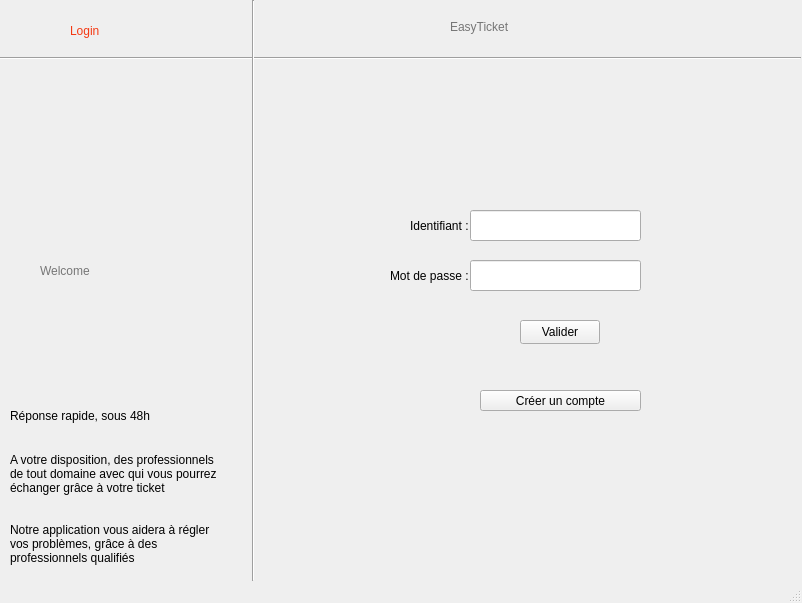
<?xml version="1.0" encoding="UTF-8"?>
<ui version="4.0">
 <class>MainWindow</class>
 <widget class="QMainWindow" name="MainWindow">
  <property name="geometry">
   <rect>
    <x>0</x>
    <y>0</y>
    <width>802</width>
    <height>603</height>
   </rect>
  </property>
  <property name="windowTitle">
   <string>MainWindow</string>
  </property>
  <property name="styleSheet">
   <string notr="true"/>
  </property>
  <widget class="QWidget" name="centralwidget">
   <widget class="QLineEdit" name="IdentifiantEdit">
    <property name="geometry">
     <rect>
      <x>470</x>
      <y>210</y>
      <width>171</width>
      <height>31</height>
     </rect>
    </property>
    <property name="styleSheet">
     <string notr="true"/>
    </property>
   </widget>
   <widget class="QLabel" name="Identifiant">
    <property name="geometry">
     <rect>
      <x>410</x>
      <y>210</y>
      <width>61</width>
      <height>31</height>
     </rect>
    </property>
    <property name="styleSheet">
     <string notr="true"/>
    </property>
    <property name="text">
     <string>Identifiant :</string>
    </property>
   </widget>
   <widget class="QLabel" name="EasyTicket">
    <property name="geometry">
     <rect>
      <x>450</x>
      <y>10</y>
      <width>146</width>
      <height>34</height>
     </rect>
    </property>
    <property name="styleSheet">
     <string notr="true">font: 900 18pt &quot;Arial Black&quot;;
color : rgb(118, 118, 118)
</string>
    </property>
    <property name="text">
     <string>EasyTicket</string>
    </property>
    <property name="wordWrap">
     <bool>true</bool>
    </property>
   </widget>
   <widget class="QLabel" name="MotDePasse">
    <property name="geometry">
     <rect>
      <x>390</x>
      <y>260</y>
      <width>81</width>
      <height>31</height>
     </rect>
    </property>
    <property name="styleSheet">
     <string notr="true"/>
    </property>
    <property name="text">
     <string>Mot de passe :</string>
    </property>
   </widget>
   <widget class="QLineEdit" name="MotDePasseEdit">
    <property name="geometry">
     <rect>
      <x>470</x>
      <y>260</y>
      <width>171</width>
      <height>31</height>
     </rect>
    </property>
    <property name="styleSheet">
     <string notr="true"/>
    </property>
    <property name="echoMode">
     <enum>QLineEdit::Password</enum>
    </property>
   </widget>
   <widget class="QPushButton" name="pushButton">
    <property name="geometry">
     <rect>
      <x>520</x>
      <y>320</y>
      <width>80</width>
      <height>24</height>
     </rect>
    </property>
    <property name="styleSheet">
     <string notr="true"/>
    </property>
    <property name="text">
     <string>Valider</string>
    </property>
   </widget>
   <widget class="Line" name="line">
    <property name="geometry">
     <rect>
      <x>0</x>
      <y>50</y>
      <width>801</width>
      <height>16</height>
     </rect>
    </property>
    <property name="orientation">
     <enum>Qt::Horizontal</enum>
    </property>
   </widget>
   <widget class="Line" name="line_2">
    <property name="geometry">
     <rect>
      <x>243</x>
      <y>0</y>
      <width>21</width>
      <height>581</height>
     </rect>
    </property>
    <property name="orientation">
     <enum>Qt::Vertical</enum>
    </property>
   </widget>
   <widget class="QLabel" name="Welcome">
    <property name="geometry">
     <rect>
      <x>40</x>
      <y>250</y>
      <width>143</width>
      <height>41</height>
     </rect>
    </property>
    <property name="styleSheet">
     <string notr="true">font: 900 22pt &quot;Arial Black&quot;;
color : rgb(118, 118, 118)</string>
    </property>
    <property name="text">
     <string>Welcome</string>
    </property>
    <property name="wordWrap">
     <bool>true</bool>
    </property>
   </widget>
   <widget class="QLabel" name="Login">
    <property name="geometry">
     <rect>
      <x>70</x>
      <y>10</y>
      <width>86</width>
      <height>41</height>
     </rect>
    </property>
    <property name="styleSheet">
     <string notr="true">font: 900 22pt &quot;Arial Black&quot;;
color:rgb(244, 57, 19)</string>
    </property>
    <property name="text">
     <string>Login</string>
    </property>
    <property name="wordWrap">
     <bool>true</bool>
    </property>
   </widget>
   <widget class="QLabel" name="label_6">
    <property name="geometry">
     <rect>
      <x>10</x>
      <y>400</y>
      <width>141</width>
      <height>31</height>
     </rect>
    </property>
    <property name="styleSheet">
     <string notr="true"/>
    </property>
    <property name="text">
     <string>Réponse rapide, sous 48h</string>
    </property>
    <property name="wordWrap">
     <bool>true</bool>
    </property>
   </widget>
   <widget class="QLabel" name="label_7">
    <property name="geometry">
     <rect>
      <x>10</x>
      <y>450</y>
      <width>218</width>
      <height>48</height>
     </rect>
    </property>
    <property name="styleSheet">
     <string notr="true"/>
    </property>
    <property name="text">
     <string>A votre disposition, des professionnels de tout domaine avec qui vous pourrez échanger grâce à votre ticket</string>
    </property>
    <property name="wordWrap">
     <bool>true</bool>
    </property>
   </widget>
   <widget class="QLabel" name="label_8">
    <property name="geometry">
     <rect>
      <x>10</x>
      <y>520</y>
      <width>218</width>
      <height>48</height>
     </rect>
    </property>
    <property name="styleSheet">
     <string notr="true"/>
    </property>
    <property name="text">
     <string>Notre application vous aidera à régler vos problèmes, grâce à des professionnels qualifiés</string>
    </property>
    <property name="wordWrap">
     <bool>true</bool>
    </property>
   </widget>
   <widget class="QLabel" name="MessageLogin">
    <property name="geometry">
     <rect>
      <x>430</x>
      <y>360</y>
      <width>49</width>
      <height>16</height>
     </rect>
    </property>
    <property name="text">
     <string/>
    </property>
    <property name="wordWrap">
     <bool>true</bool>
    </property>
   </widget>
   <widget class="QPushButton" name="pushButton_2">
    <property name="geometry">
     <rect>
      <x>480</x>
      <y>390</y>
      <width>161</width>
      <height>21</height>
     </rect>
    </property>
    <property name="text">
     <string>Créer un compte</string>
    </property>
   </widget>
  </widget>
  <widget class="QStatusBar" name="statusbar"/>
 </widget>
 <resources/>
 <connections/>
</ui>
